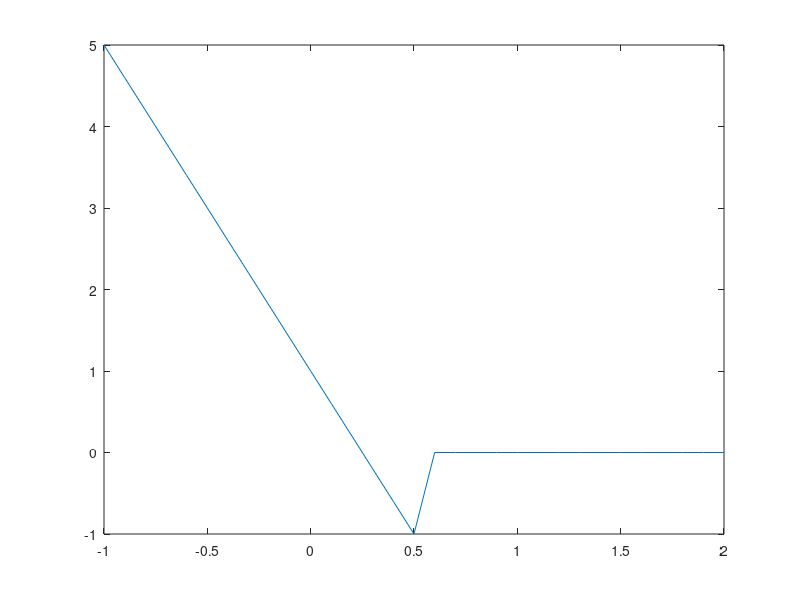

Recreate this plot in MATLAB.
function test()

N_duration = 0.5;
N_amplitude = 1;
N_slope = N_duration/2/N_amplitude;
tt = -1:0.1:2;

figure, plot(tt,Signature(tt));

function X = Heaviside(x)
    X = ones(size(x));
    I = find(x<0);
    X(I) = 0;
end

function res = Signature(S)
    res = Heaviside(N_duration-S).*(N_amplitude-S/N_slope);
end

end